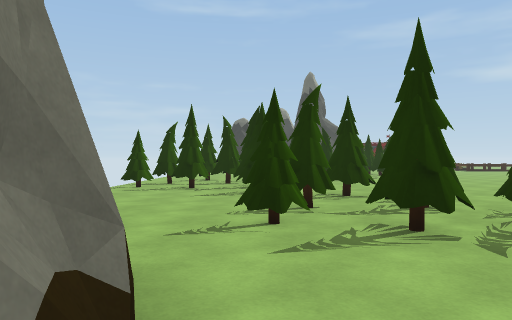
view 1 (above)

24 first-person views from a walk through a scene from a Unity 3-D project. The camera is 1.3 m above the floor, looks level and sees 70° across. The floor is counted in squares, 2 m on a side. Each view is taken from the middle of a square. On the plan, view 1 faces up. The plan holds only what a view shows up to about 11 squares ahead; the rest is blank. The place goes on beyond the plan. The player is left out. Some animated figures are not drawn. Some surface patterns are stand-ins.

view 2
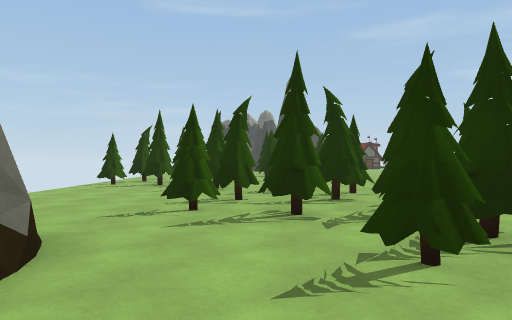

view 3
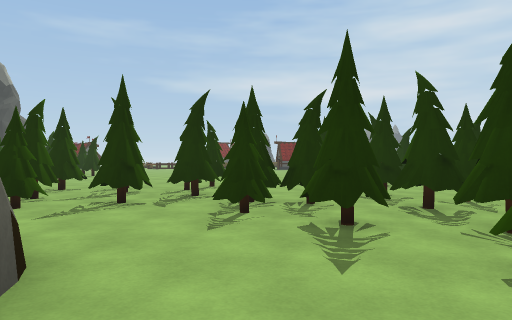

view 4
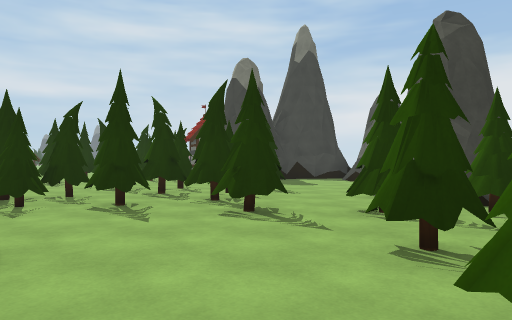

view 5
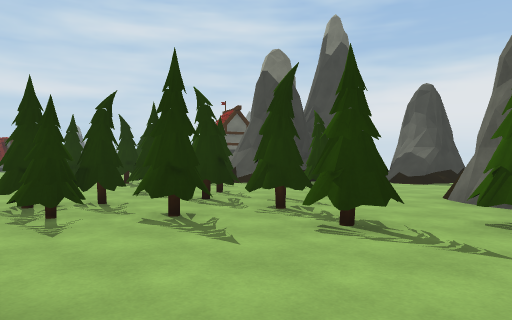

view 6
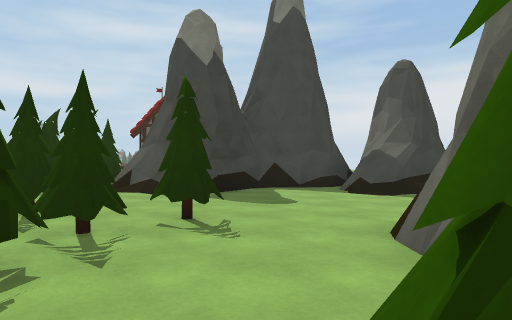

view 7
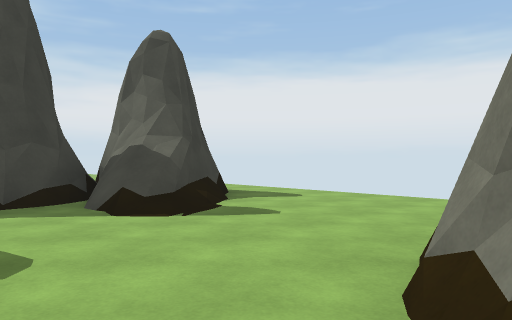

view 8
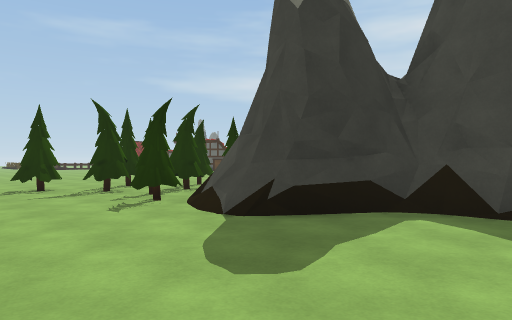

view 9
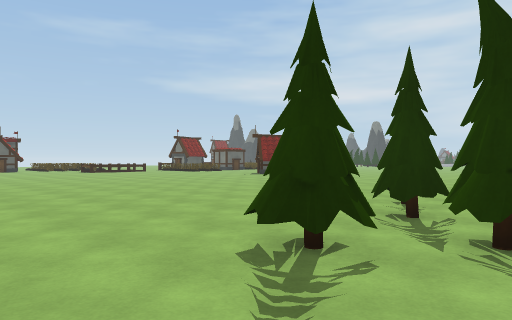

view 10
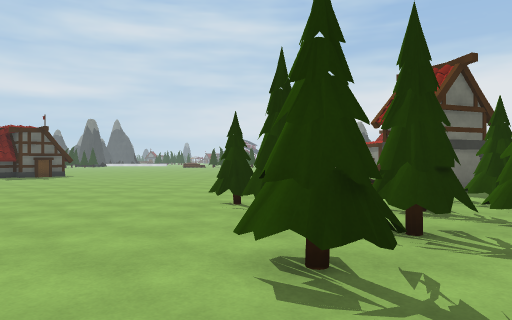

view 11
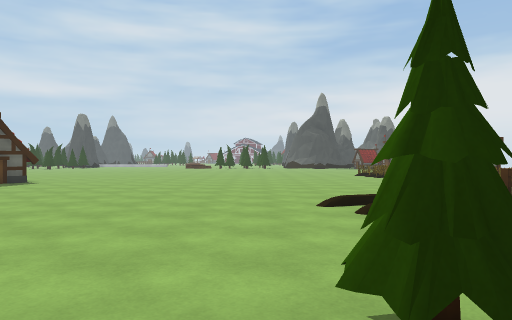

view 12
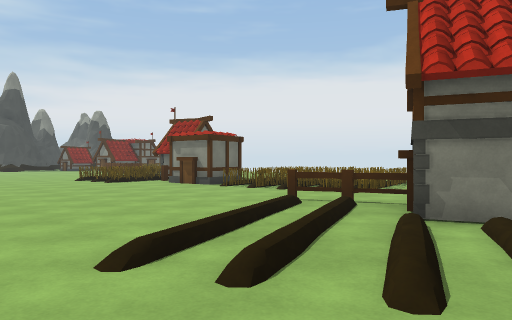

view 13
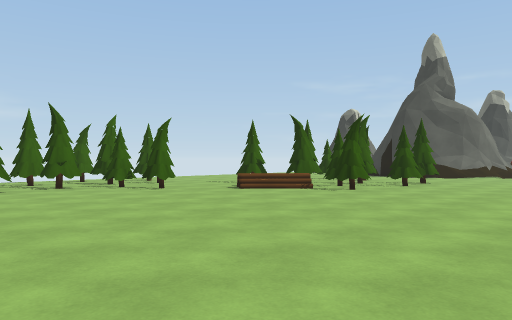

view 14
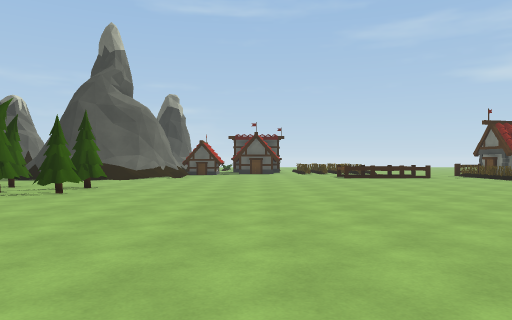

view 15
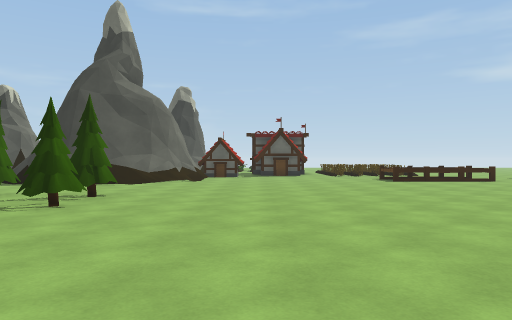

view 16
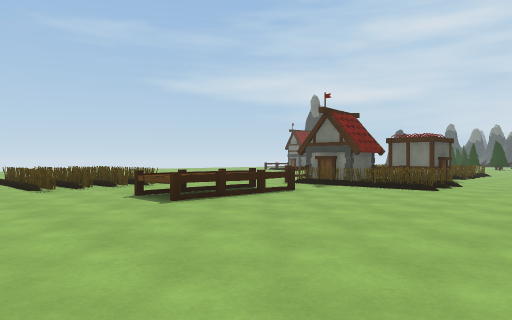

view 17
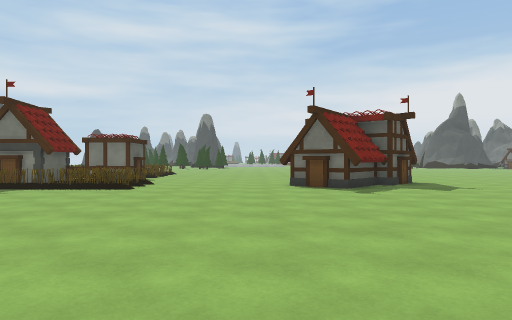

view 18
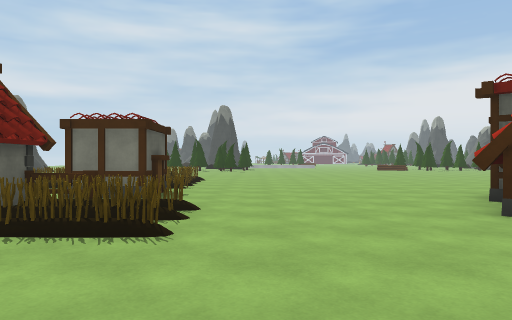

view 19
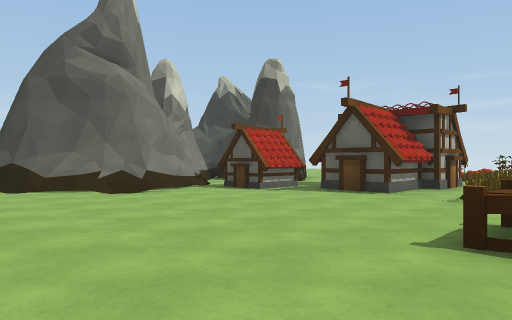

view 20
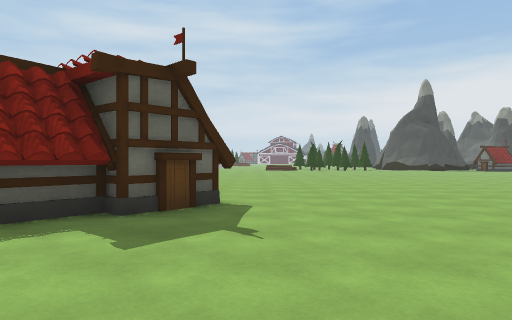

view 21
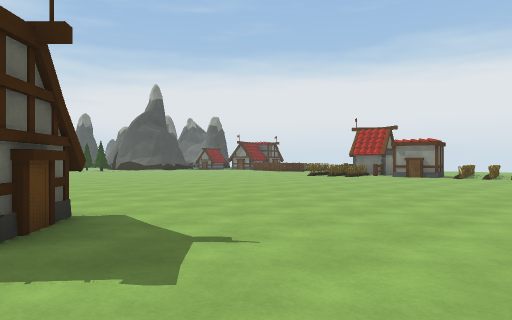

view 22
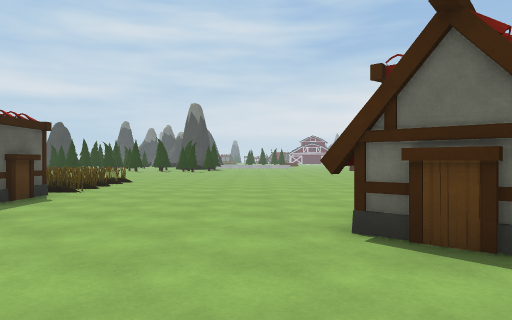

view 23
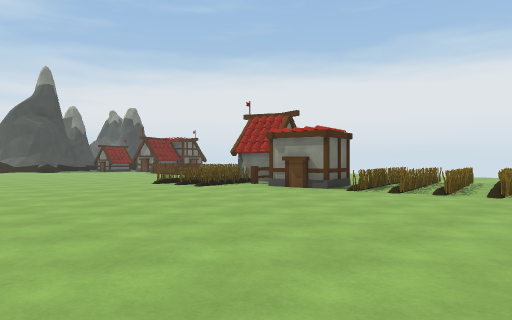

view 24
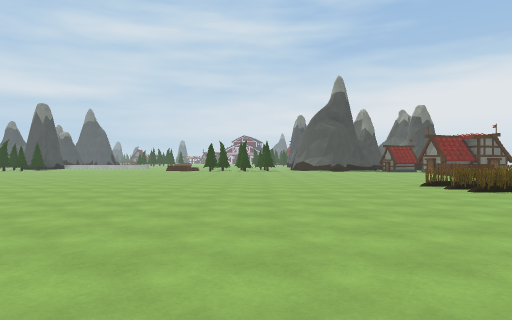

### Floor plan
Key: @ floor where view 1 was taken; # wall or solid block; . main floor; : floor 0.25 m higher than the main floor; / step, stairs or slope; = window, fence, low wall or low ledge; ^ raised ledge; T thing the floor can be seen under or through.
Columns run from 3 left of view 1 to 26 right of it. Each row starts with its distance up from view 1.
 28              #==
 27              #===
 26              #====
 25           ####====.
 24         =##.........       =
 23         #/...........#    ==
 22         ##......^^^.=#      ==
 21        ###......^^^.=## # ====
 20      ###//..........===.#..===
 19      ...............===.......
 18      .........................
 17       #.......................
 16        .#.....................
 15       .##............##.......
 14       ##.............###......
 13       ###............### .....
 12    ...=......... .....##......
 11 .. #...........  .............
 10 .####.........................
  9 ####..........................
  8 .##...........................
  7 ...#.#........................
  6 ......T.......................
  5 ....TTTT......................
  4  ..TT T...#.##................
  3  ...TTT...### # .//...........
  2   #...T....###  .:/...........
  1   #..TT.T..########...........
  0   #@.TTTT..###  ##==......==
 -1  .....TT.../#   #....==##===
 -2 .....#.##../##    .=.==# .##
 -3  #.#......../#     ====
 -4    .##.......#     ====
 -5     #.##...//##     ===
 -6         ...//##
 -7         ....##
 -8          ....#
 -9          .....

Where each view was taken, in squares from view 1:
view 1: 0 up, 0 right, facing up
view 2: 1 down, 1 right, facing up
view 3: 2 down, 1 left, facing up-right
view 4: 2 down, 3 left, facing right
view 5: 1 down, 2 left, facing right
view 6: 3 down, 1 right, facing right
view 7: 3 down, 4 right, facing down-right
view 8: 5 down, 5 right, facing up-right
view 9: 2 up, 5 right, facing up-right
view 10: 4 up, 5 right, facing right
view 11: 5 up, 9 right, facing right
view 12: 5 up, 12 right, facing down-right
view 13: 6 up, 9 right, facing up-left
view 14: 8 up, 9 right, facing up
view 15: 10 up, 8 right, facing up
view 16: 16 up, 9 right, facing up-right
view 17: 16 up, 9 right, facing right
view 18: 18 up, 14 right, facing right
view 19: 18 up, 13 right, facing up-left
view 20: 11 up, 14 right, facing right
view 21: 13 up, 15 right, facing down-right
view 22: 16 up, 15 right, facing right
view 23: 6 up, 15 right, facing down-right
view 24: 5 up, 15 right, facing right
